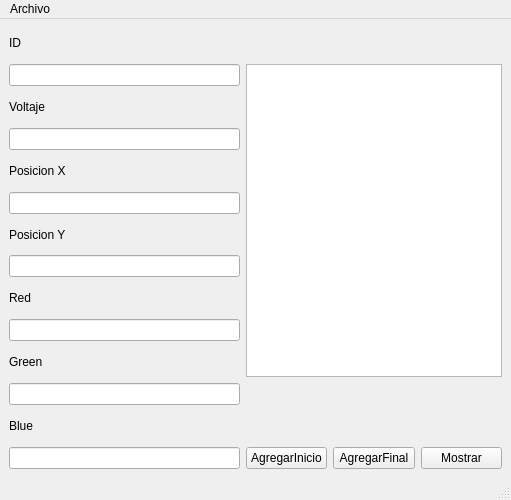
<?xml version="1.0" encoding="UTF-8"?>
<ui version="4.0">
 <class>MainWindow</class>
 <widget class="QMainWindow" name="MainWindow">
  <property name="geometry">
   <rect>
    <x>0</x>
    <y>0</y>
    <width>511</width>
    <height>500</height>
   </rect>
  </property>
  <property name="windowTitle">
   <string>MainWindow</string>
  </property>
  <widget class="QWidget" name="centralwidget">
   <layout class="QGridLayout" name="gridLayout">
    <item row="0" column="0">
     <widget class="QLabel" name="label">
      <property name="text">
       <string>ID</string>
      </property>
     </widget>
    </item>
    <item row="2" column="0">
     <widget class="QLabel" name="label_2">
      <property name="text">
       <string>Voltaje</string>
      </property>
     </widget>
    </item>
    <item row="3" column="0">
     <widget class="QLineEdit" name="lineEdit_2"/>
    </item>
    <item row="4" column="0">
     <widget class="QLabel" name="label_3">
      <property name="text">
       <string>Posicion X</string>
      </property>
     </widget>
    </item>
    <item row="5" column="0">
     <widget class="QLineEdit" name="lineEdit_3"/>
    </item>
    <item row="6" column="0">
     <widget class="QLabel" name="label_4">
      <property name="text">
       <string>Posicion Y</string>
      </property>
     </widget>
    </item>
    <item row="7" column="0">
     <widget class="QLineEdit" name="lineEdit_4"/>
    </item>
    <item row="8" column="0">
     <widget class="QLabel" name="label_5">
      <property name="text">
       <string>Red</string>
      </property>
     </widget>
    </item>
    <item row="9" column="0">
     <widget class="QLineEdit" name="lineEdit_5"/>
    </item>
    <item row="10" column="0">
     <widget class="QLabel" name="label_7">
      <property name="text">
       <string>Green</string>
      </property>
     </widget>
    </item>
    <item row="11" column="0">
     <widget class="QLineEdit" name="lineEdit_7"/>
    </item>
    <item row="12" column="0">
     <widget class="QLabel" name="label_6">
      <property name="text">
       <string>Blue</string>
      </property>
     </widget>
    </item>
    <item row="13" column="0">
     <widget class="QLineEdit" name="lineEdit_6"/>
    </item>
    <item row="13" column="1">
     <widget class="QPushButton" name="pushButton">
      <property name="text">
       <string>AgregarInicio</string>
      </property>
     </widget>
    </item>
    <item row="13" column="2">
     <widget class="QPushButton" name="pushButton_3">
      <property name="text">
       <string>AgregarFinal</string>
      </property>
     </widget>
    </item>
    <item row="13" column="3">
     <widget class="QPushButton" name="pushButton_2">
      <property name="text">
       <string>Mostrar</string>
      </property>
     </widget>
    </item>
    <item row="1" column="1" rowspan="10" colspan="3">
     <widget class="QPlainTextEdit" name="plainTextEdit"/>
    </item>
    <item row="1" column="0">
     <widget class="QLineEdit" name="lineEdit"/>
    </item>
   </layout>
  </widget>
  <widget class="QMenuBar" name="menubar">
   <property name="geometry">
    <rect>
     <x>0</x>
     <y>0</y>
     <width>511</width>
     <height>25</height>
    </rect>
   </property>
   <widget class="QMenu" name="menuArchivo">
    <property name="title">
     <string>Archivo</string>
    </property>
    <addaction name="actionOpen"/>
    <addaction name="actionSave"/>
   </widget>
   <addaction name="menuArchivo"/>
  </widget>
  <widget class="QStatusBar" name="statusbar"/>
  <action name="actionOpen">
   <property name="text">
    <string>Open</string>
   </property>
  </action>
  <action name="actionSave">
   <property name="text">
    <string>Save</string>
   </property>
  </action>
 </widget>
 <resources/>
 <connections/>
</ui>
